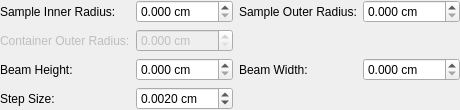
            <widget class="QWidget" name="pgAnnulus">
             <layout class="QGridLayout" name="gridLayout_5">
              <property name="leftMargin">
               <number>0</number>
              </property>
              <property name="topMargin">
               <number>0</number>
              </property>
              <property name="rightMargin">
               <number>0</number>
              </property>
              <property name="bottomMargin">
               <number>0</number>
              </property>
              <item row="5" column="3">
               <widget class="QDoubleSpinBox" name="spAnnBeamWidth">
                <property name="suffix">
                 <string> cm</string>
                </property>
                <property name="decimals">
                 <number>3</number>
                </property>
                <property name="singleStep">
                 <double>0.100000000000000</double>
                </property>
               </widget>
              </item>
              <item row="5" column="2">
               <widget class="QLabel" name="lbAnnBeamWidth">
                <property name="text">
                 <string>Beam Width:</string>
                </property>
               </widget>
              </item>
              <item row="5" column="0">
               <widget class="QLabel" name="lbAnnBeamHeight">
                <property name="text">
                 <string>Beam Height:</string>
                </property>
               </widget>
              </item>
              <item row="5" column="1">
               <widget class="QDoubleSpinBox" name="spAnnBeamHeight">
                <property name="suffix">
                 <string> cm</string>
                </property>
                <property name="decimals">
                 <number>3</number>
                </property>
                <property name="singleStep">
                 <double>0.100000000000000</double>
                </property>
               </widget>
              </item>
              <item row="7" column="0">
               <widget class="QLabel" name="lbAnnStepSize">
                <property name="text">
                 <string>Step Size:</string>
                </property>
               </widget>
              </item>
              <item row="7" column="1">
               <widget class="QDoubleSpinBox" name="spAnnStepSize">
                <property name="suffix">
                 <string> cm</string>
                </property>
                <property name="decimals">
                 <number>4</number>
                </property>
                <property name="singleStep">
                 <double>0.001000000000000</double>
                </property>
                <property name="value">
                 <double>0.002000000000000</double>
                </property>
               </widget>
              </item>
              <item row="1" column="0">
               <widget class="QLabel" name="lbAnnCanOuterRadius">
                <property name="enabled">
                 <bool>false</bool>
                </property>
                <property name="text">
                 <string>Container Outer Radius:</string>
                </property>
               </widget>
              </item>
              <item row="1" column="1">
               <widget class="QDoubleSpinBox" name="spAnnCanOuterRadius">
                <property name="enabled">
                 <bool>false</bool>
                </property>
                <property name="suffix">
                 <string> cm</string>
                </property>
                <property name="decimals">
                 <number>3</number>
                </property>
                <property name="maximum">
                 <double>9999.989999999999782</double>
                </property>
                <property name="singleStep">
                 <double>0.100000000000000</double>
                </property>
               </widget>
              </item>
              <item row="0" column="3">
               <widget class="QDoubleSpinBox" name="spAnnSampleOuterRadius">
                <property name="suffix">
                 <string> cm</string>
                </property>
                <property name="decimals">
                 <number>3</number>
                </property>
                <property name="maximum">
                 <double>9999.989999999999782</double>
                </property>
                <property name="singleStep">
                 <double>0.100000000000000</double>
                </property>
               </widget>
              </item>
              <item row="0" column="2">
               <widget class="QLabel" name="lbAnnSampleOuterRadius">
                <property name="text">
                 <string>Sample Outer Radius:</string>
                </property>
               </widget>
              </item>
              <item row="0" column="0">
               <widget class="QLabel" name="lbAnnSampleInnerRadius">
                <property name="text">
                 <string>Sample Inner Radius:</string>
                </property>
               </widget>
              </item>
              <item row="0" column="1">
               <widget class="QDoubleSpinBox" name="spAnnSampleInnerRadius">
                <property name="suffix">
                 <string> cm</string>
                </property>
                <property name="decimals">
                 <number>3</number>
                </property>
                <property name="maximum">
                 <double>9999.989999999999782</double>
                </property>
                <property name="singleStep">
                 <double>0.100000000000000</double>
                </property>
               </widget>
              </item>
             </layout>
            </widget>
